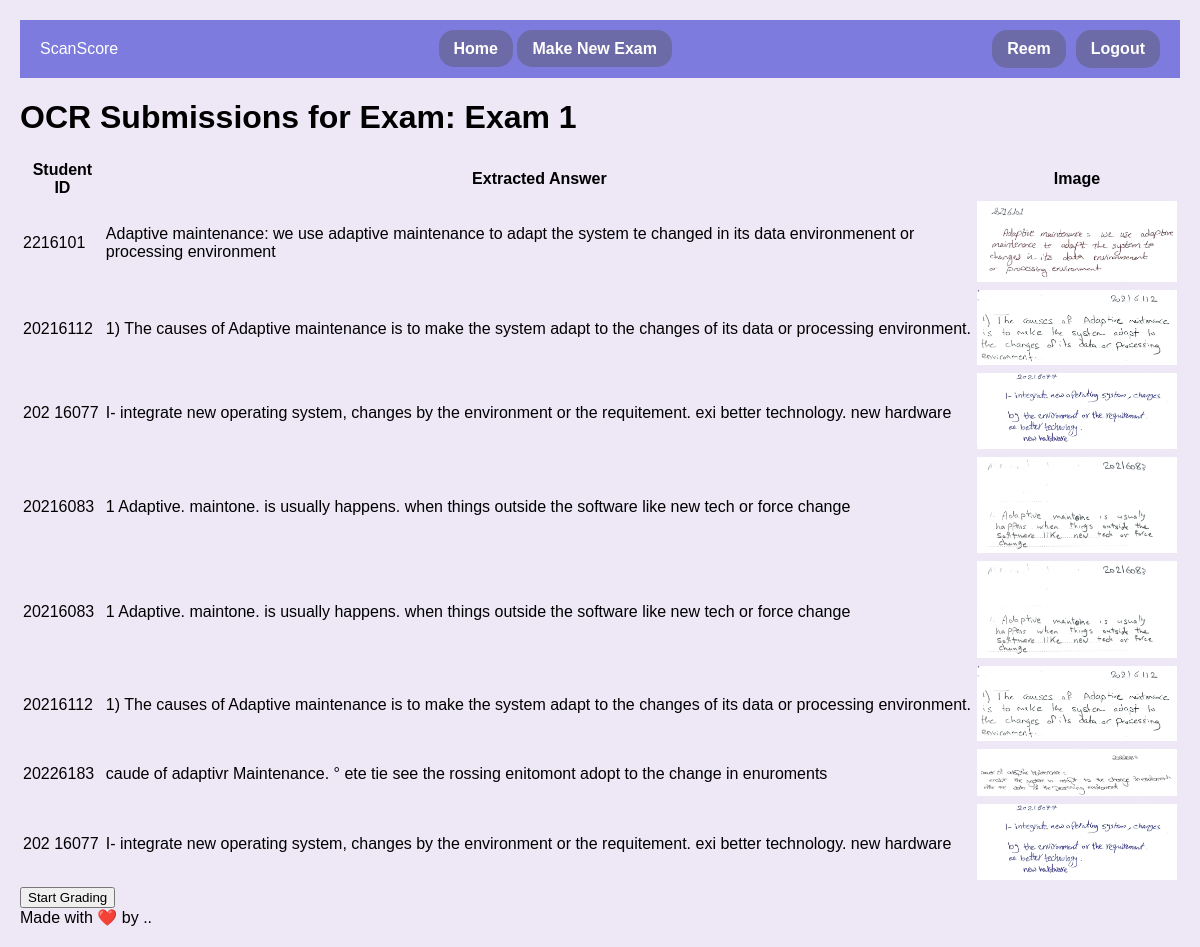
Page /teacher/exam/9/view_submissions_ocr/ (signed in) on the committed database.
### myapp/models.py (models this page shows)
class User(AbstractUser):
    userType = models.CharField(max_length=10, choices=[('teacher', 'Teacher'), ('student', 'Student')])

class Exam(models.Model):
    name = models.CharField(max_length=100)
    teacher = models.ForeignKey(User, on_delete=models.CASCADE)
    question= models.TextField(max_length=10000)
    model_answer = models.TextField(max_length=10000)
    keywordsList = models.TextField(max_length=10000,null=True,blank=True)
    is_active = models.BooleanField(default=False)
    time_created = models.DateTimeField(auto_now_add=True)
    time_updated = models.DateTimeField(auto_now=True)
    ocr_graded = models.BooleanField(default=False)

class ExamSubmissionOCR(models.Model):
    exam = models.ForeignKey(Exam, on_delete=models.CASCADE, related_name='ocr_submissions')
    teacher = models.ForeignKey(User, on_delete=models.CASCADE, related_name='ocr_submissions')
    student_id = models.CharField(max_length=20)
    image = models.ImageField(upload_to='ocr_images/')
    extracted_text = models.TextField(blank=True, null=True)
    score = models.IntegerField(default=0)
    is_graded = models.BooleanField(default=False)
    time_created = models.DateTimeField(auto_now_add=True)

### myapp/views.py (the view)
# urls.py: path('teacher/exam/<int:exam_id>/view_submissions_ocr/', views.view_submissions_ocr, name='view_submissions_ocr'),
@login_required
def view_submissions_ocr(request, exam_id):
    exam = get_object_or_404(Exam, pk=exam_id)
    submissions = ExamSubmissionOCR.objects.filter(exam=exam)
    return render(request, 'myapp/teacher/view_submissions_ocr.html', {
        'exam': exam,
        'submissions': submissions
    })

### templates/myapp/teacher/view_submissions_ocr.html (shortened to what this page needs)
{% extends "myapp/teacher/teacher-base.html" %}
{% block content %}
<div class="container">
    <h1>OCR Submissions for Exam: {{ exam.name }}</h1>
    <table class="table">
        <thead>
            <tr>
                <th>Student ID</th>
                <th>Extracted Answer</th>
                <th>Image</th>
            </tr>
        </thead>
        <tbody>
            {% for submission in submissions %}
            <tr>
                <td>{{ submission.student_id }}</td>
                <td>{{ submission.extracted_text }}</td>
                <td>
                    <img src="{{ submission.image.url }}" alt="Student Submission" style="cursor: pointer; max-width: 200px; max-height: 200px;" onclick="showModal('{{ submission.image.url }}')">
                </td>
            </tr>
            {% endfor %}
        </tbody>
    </table>
</div>
{% if submissions %}
    <form action="{% url 'view_grades_ocr' exam.id %}" method="post">
        <button type="submit" class="btn btn-success">Start Grading</button>
    </form>
{% endif %}
{% endblock %}

### templates/myapp/teacher/teacher-base.html (shortened to what this page needs)
<!DOCTYPE html>
<html lang="en">
<head>
</head>
<body>
  <header>
    <div class="navbar">
        <div>ScanScore</div>
        <div>
          <a href="{% url 'teacher_dashboard' %}">Home</a>
          <a href="{% url 'create_exam' %}">Make New Exam</a>
        </div>
        <div class="user-info">
          <a href="{% url 'view_profile_teacher' %}" class="user-info">
              <div>{{ user.first_name }}</div>
          </a>
          <a href="{% url 'logout' %}" class="logout-button">Logout</a>
      </div>
</header>
    <main>
        {% block content %}
        {% endblock %}
    </main>
    <footer>
        Made with ❤️ by ..
    </footer>
</body>
</html>

### templates/myapp/teacher/teacher-base.html (style rules this page uses)
body { font-family: 'Arial', sans-serif; background-color: #EDE7F6; margin: 0; padding: 20px; }
.navbar { background-color: #7D7BDD; color: white; padding: 10px 20px; display: flex; justify-content: space-between; align-items: center; }
.navbar a { color: white; text-decoration: none; padding: 10px 15px; border-radius: 15px; background-color: #6c6ba8; font-weight: bold; }
.user-info { display: flex; align-items: center; }
.logout-button { margin-left: 10px; }

### rows in the picture
User: first_name "Reem"
Exam: name "Exam 1"
ExamSubmissionOCR: student_id "2216101", extracted_text "Adaptive maintenance: we use adaptive maintenance to adapt the system te changed in its data environmenent or processing environment", image (picture)
ExamSubmissionOCR: student_id "20216112", extracted_text "1) The causes of Adaptive maintenance is to make the system adapt to the changes of its data or processing environment.", image (picture)
ExamSubmissionOCR: student_id "202 16077", extracted_text "I- integrate new operating system, changes by the environment or the requitement. exi better technology. new hardware", image (picture)
ExamSubmissionOCR: student_id "20216083", extracted_text "1 Adaptive. maintone. is usually happens. when things outside the software like new tech or force change", image (picture)
ExamSubmissionOCR: student_id "20216083", extracted_text "1 Adaptive. maintone. is usually happens. when things outside the software like new tech or force change", image (picture)
ExamSubmissionOCR: student_id "20216112", extracted_text "1) The causes of Adaptive maintenance is to make the system adapt to the changes of its data or processing environment.", image (picture)
ExamSubmissionOCR: student_id "20226183", extracted_text "caude of adaptivr Maintenance. ° ete tie see the rossing enitomont adopt to the change in enuroments", image (picture)
ExamSubmissionOCR: student_id "202 16077", extracted_text "I- integrate new operating system, changes by the environment or the requitement. exi better technology. new hardware", image (picture)
